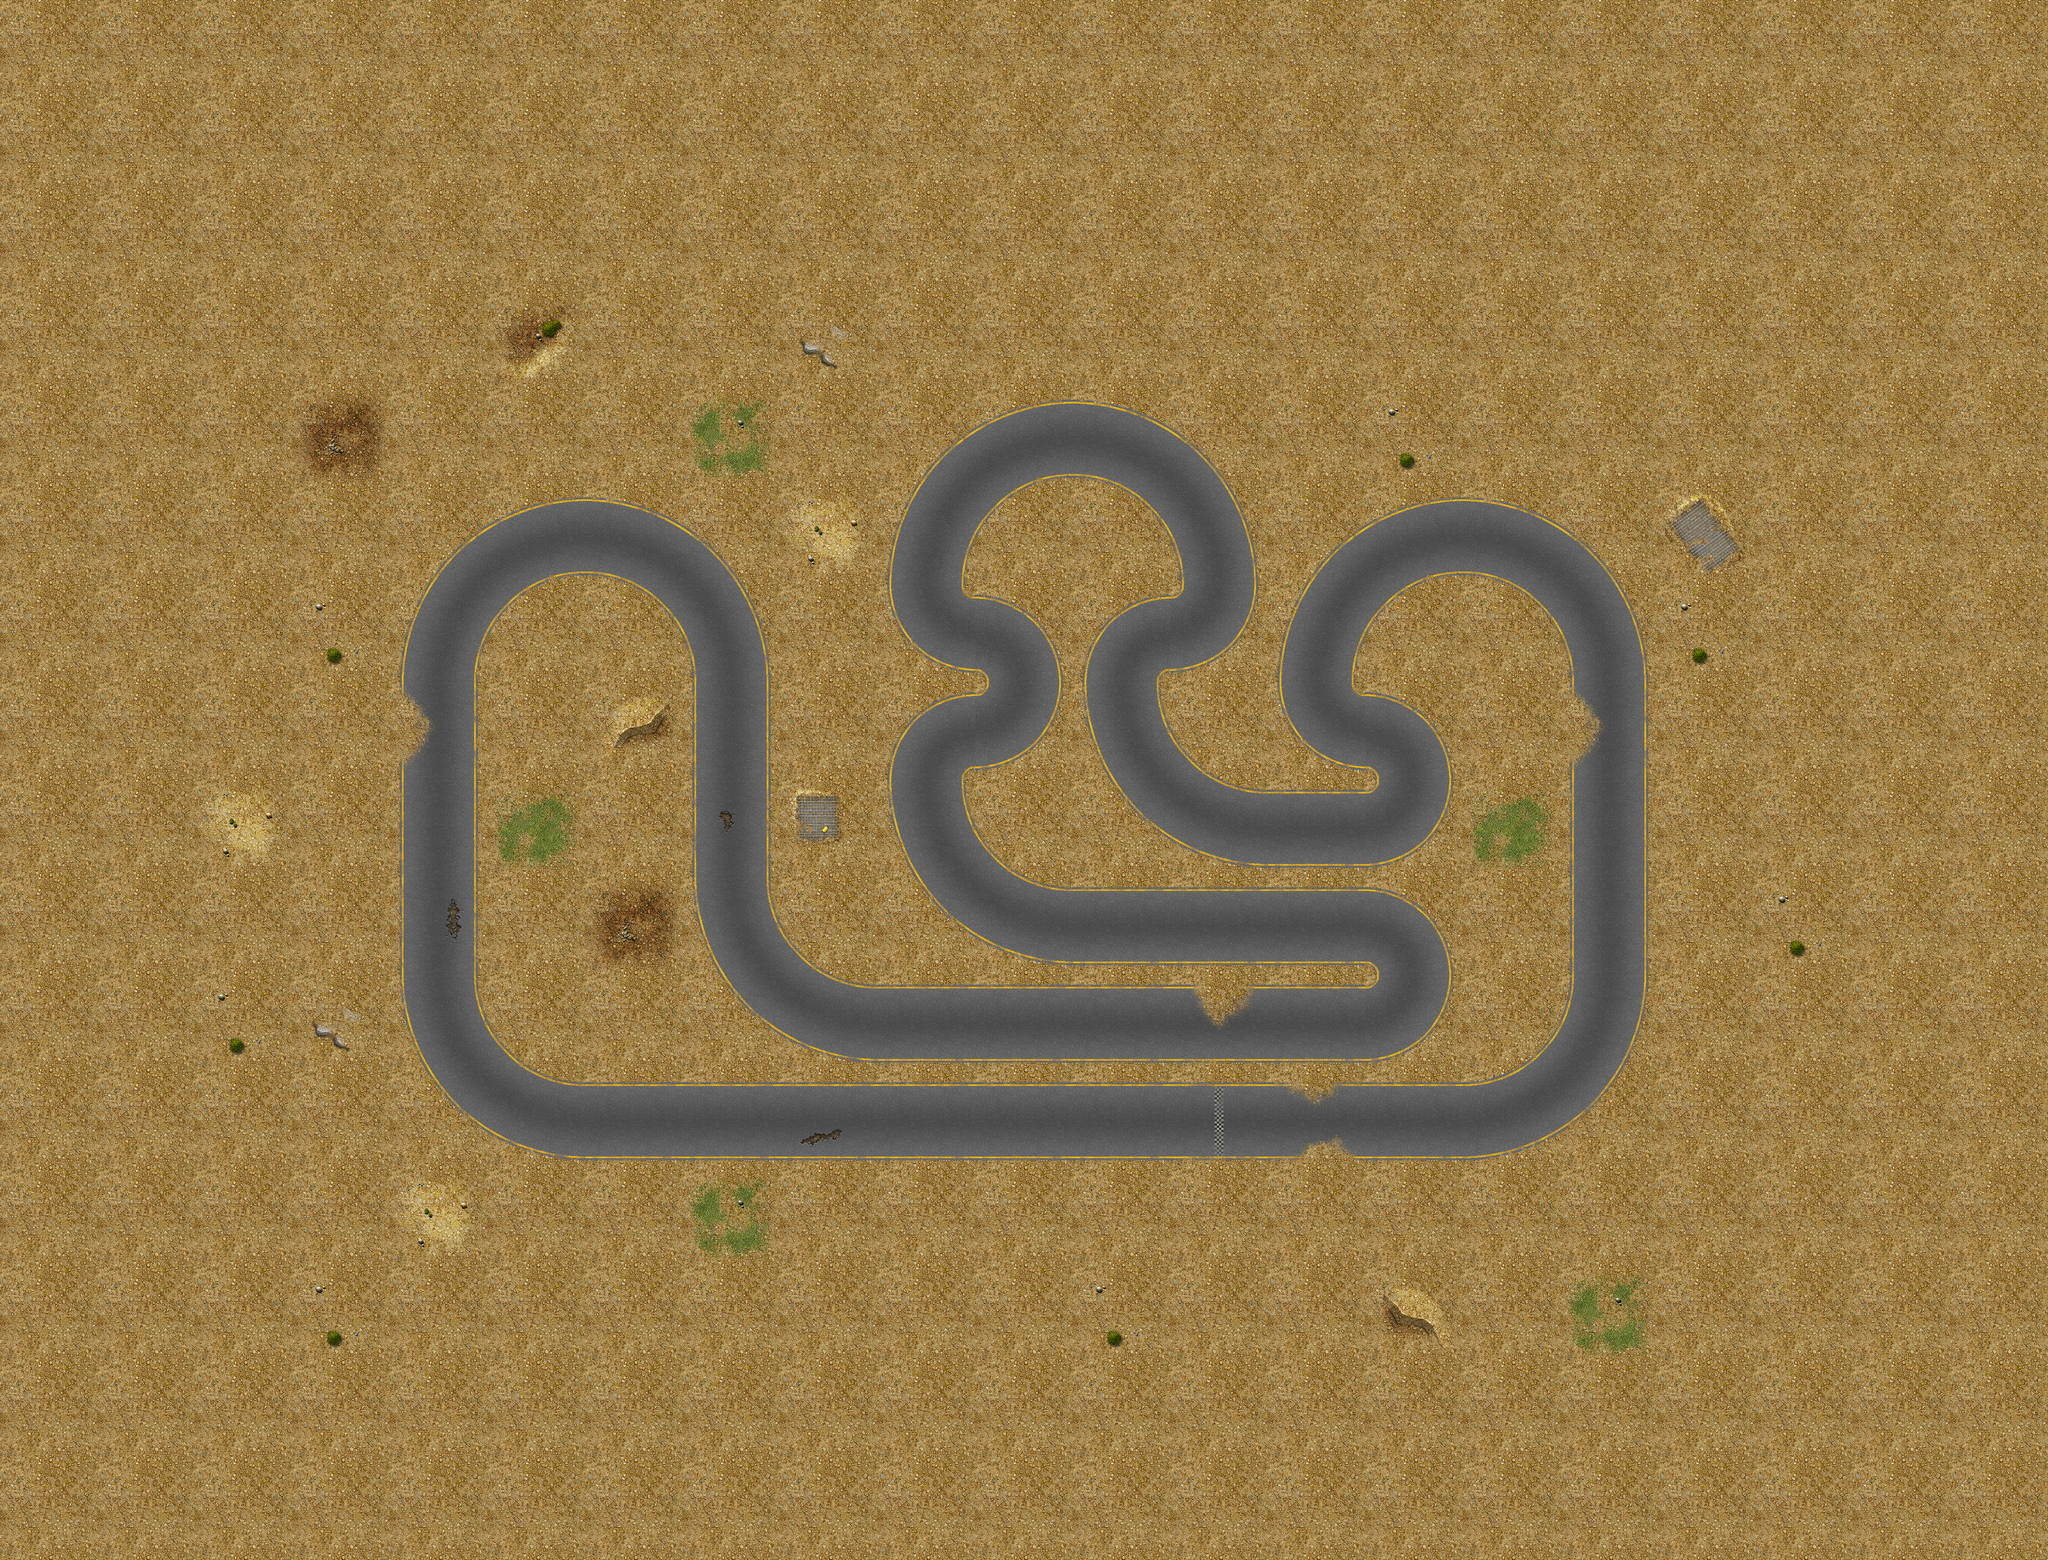

Rendered tile map (Tiled .tmx) drawn with the repository's tilesets; below, a short description and the map source with its tile grids summarised:
An orthogonal 21x16 tile map with 224x224 px tiles, 1 tile layer (track) and 244 objects (12x tree-9, 8x tree-6, tree-5).

<map version="1.0" orientation="orthogonal" width="21" height="16" tilewidth="224" tileheight="224">
 <properties>
  <property name="name" value="Atari Tribute" />
 </properties>
 <tileset firstgid="1" name="desert" tilewidth="224" tileheight="224">
  <image source="tilesets/desert/224.png" width="896" height="2464" />
 </tileset>
 <layer name="track" width="21" height="16">
  <data>[336 cells, 336 non-empty, 41 distinct tile ids]</data>
 </layer>
 <objectgroup color="#55ffff" name="trees" width="21" height="16">
  <object name="tree-6" type="tree-6" x="1900" y="1699" width="61" height="68">
   <properties>
    <property name="scale" value="5" />
   </properties>
  </object>
  <object name="tree-9" type="tree-9" x="1339" y="2205" width="61" height="68">
   <properties>
    <property name="scale" value="5" />
   </properties>
  </object>
  <object name="tree-6" type="tree-6" x="1417" y="2702" width="61" height="68">
   <properties>
    <property name="scale" value="5" />
   </properties>
  </object>
  <object name="tree-6" type="tree-6" x="3694" y="2620" width="61" height="68">
   <properties>
    <property name="scale" value="5" />
   </properties>
  </object>
  <object name="tree-9" type="tree-9" x="2986" y="2706" width="61" height="68">
   <properties>
    <property name="scale" value="4" />
   </properties>
  </object>
  <object name="tree-9" type="tree-9" x="3448" y="2224" width="61" height="68">
   <properties>
    <property name="scale" value="4" />
   </properties>
  </object>
  <object name="tree-9" type="tree-9" x="3362" y="1523" width="61" height="68">
   <properties>
    <property name="scale" value="6" />
   </properties>
  </object>
  <object name="tree-9" type="tree-9" x="2415" y="1869" width="61" height="68">
   <properties>
    <property name="scale" value="5" />
   </properties>
  </object>
  <object name="tree-9" type="tree-9" x="2465" y="1266" width="61" height="68">
   <properties>
    <property name="scale" value="6" />
   </properties>
  </object>
  <object name="tree-9" type="tree-9" x="1821" y="1184" width="61" height="68">
   <properties>
    <property name="scale" value="10" />
   </properties>
  </object>
  <object name="tree-9" type="tree-9" x="1168" y="1111" width="61" height="68">
   <properties>
    <property name="scale" value="7" />
   </properties>
  </object>
  <object name="tree-9" type="tree-9" x="875" y="1667" width="51" height="52">
   <properties>
    <property name="scale" value="10" />
   </properties>
  </object>
  <object name="tree-9" type="tree-9" x="856" y="2385" width="61" height="68">
   <properties>
    <property name="scale" value="10" />
   </properties>
  </object>
  <object name="tree-9" type="tree-9" x="1073" y="2644" width="61" height="68">
   <properties>
    <property name="scale" value="10" />
   </properties>
  </object>
  <object name="tree-9" type="tree-9" x="1405" y="1591" width="61" height="68">
   <properties>
    <property name="scale" value="5" />
   </properties>
  </object>
  <object name="tree-6" type="tree-6" x="2348" y="2707" width="61" height="68">
   <properties>
    <property name="scale" value="5" />
   </properties>
  </object>
  <object name="tree-6" type="tree-6" x="2072" y="2162" width="61" height="68">
   <properties>
    <property name="scale" value="5" />
   </properties>
  </object>
  <object name="tree-6" type="tree-6" x="2812" y="1659" width="61" height="68">
   <properties>
    <property name="scale" value="5" />
   </properties>
  </object>
  <object name="tree-6" type="tree-6" x="2300" y="817" width="61" height="68">
   <properties>
    <property name="scale" value="5" />
   </properties>
  </object>
  <object name="tree-6" type="tree-6" x="2838" y="1006" width="61" height="68">
   <properties>
    <property name="scale" value="5" />
   </properties>
  </object>
  <object name="tree-5" type="tree-5" x="1329" y="1915" width="61" height="68">
   <properties>
    <property name="scale" value="4" />
   </properties>
  </object>
 </objectgroup>
 <objectgroup color="#55ff00" name="lights" width="21" height="16">
  <object x="1692" y="2488" />
  <object x="1196" y="2402" />
  <object x="1519" y="1176" />
  <object x="1476" y="1463" />
  <object x="1012" y="1200" />
  <object x="1777" y="1670" />
  <object x="1952" y="1555" />
  <object x="2283" y="1198" />
  <object x="2671" y="1314" />
  <object x="2407" y="1706" />
  <object x="2817" y="2259" />
  <object x="3227" y="1503" />
  <object x="3545" y="1672" />
  <object x="3388" y="1993" />
  <object x="3508" y="2365" />
  <object x="3466" y="2754" />
  <object x="2830" y="2724" />
  <object x="2291" y="2818" />
  <object x="1577" y="2738" />
  <object x="938" y="2599" />
  <object x="902" y="2014" />
  <object x="1897" y="1975" />
  <object x="3315" y="1125" />
  <object x="2963" y="1221" />
  <object x="2559" y="922" />
  <object x="2142" y="942" />
  <object x="2906" y="1745" />
  <object x="3857" y="2445" />
  <object x="3790" y="1911" />
  <object x="3645" y="1229" />
  <object x="2335" y="2217" />
  <object x="3062" y="2682" />
  <object x="2994" y="2475" />
  <object x="2436" y="2473" />
  <object x="1362" y="2225" />
  <object x="1375" y="1950" />
  <object x="2479" y="2018" />
  <object x="3596" y="2255" />
  <object x="1137" y="1695" />
  <object x="1187" y="1417" />
  <object x="1619" y="2249" />
  <object x="2068" y="1473" />
 </objectgroup>
 <objectgroup color="#a40002" name="walls" width="21" height="16">
  <object x="2913" y="2466">
   <polyline points="0,0 -156,-12 -206,1" />
  </object>
  <object x="2723" y="2475">
   <polyline points="0,0 -81,-23 -205,-7" />
  </object>
  <object x="2531" y="2478">
   <polyline points="0,0 -100,-24 -210,-5 -267,-25" />
  </object>
  <object x="2267" y="2462">
   <polyline points="0,0 -76,8 -218,-8 -256,11" />
  </object>
  <object x="2012" y="2463">
   <polyline points="0,0 -62,9 -193,0 -298,10" />
  </object>
  <object x="1812" y="2446">
   <polyline points="0,0 -103,-24 -119,-105 -203,-178" />
  </object>
  <object x="1724" y="2458">
   <polyline points="0,0 -78,15 -219,-7 -330,14" />
  </object>
  <object x="1406" y="2480">
   <polyline points="0,0 -60,-23 -120,-24 -170,-63" />
  </object>
  <object x="1255" y="2413">
   <polyline points="0,0 -71,-57 -96,-138 -89,-203" />
  </object>
  <object x="1152" y="2222">
   <polyline points="0,0 20,-79 -1,-172 17,-222" />
  </object>
  <object x="1148" y="2018">
   <polyline points="0,0 -8,-84 24,-150" />
  </object>
  <object x="1153" y="1876">
   <polyline points="0,0 -24,-111 1,-184 -17,-276" />
  </object>
  <object x="1128" y="1612">
   <polyline points="0,0 18,-100 54,-154 111,-202" />
  </object>
  <object x="1211" y="1418">
   <polyline points="0,0 67,-53 138,-33 194,-40" />
  </object>
  <object x="1406" y="1364">
   <polyline points="0,0 72,57 98,121" />
  </object>
  <object x="1510" y="1462">
   <polyline points="0,0 25,78 45,170 34,225" />
  </object>
  <object x="1558" y="1681">
   <polyline points="0,0 -18,85 -3,138" />
  </object>
  <object x="1562" y="1803">
   <polyline points="0,0 -2,97 11,151 -12,200" />
  </object>
  <object x="1564" y="2002">
   <polyline points="0,0 -6,80 17,149 37,281" />
  </object>
  <object x="2880" y="2689">
   <polyline points="0,0 -100,-11 -203,1 -305,-11" />
  </object>
  <object x="2606" y="2695">
   <polyline points="0,0 -107,-17 -172,-4" />
  </object>
  </objectgroup>
 <objectgroup color="#ecde0e" name="sectors" width="21" height="16" visible="0">
  <!-- 50 objects omitted --></objectgroup>
 <objectgroup color="#ffec18" name="route" width="21" height="16">
  <!-- 1 objects omitted --></objectgroup>
</map>
<!-- 160 of 244 objects omitted -->
